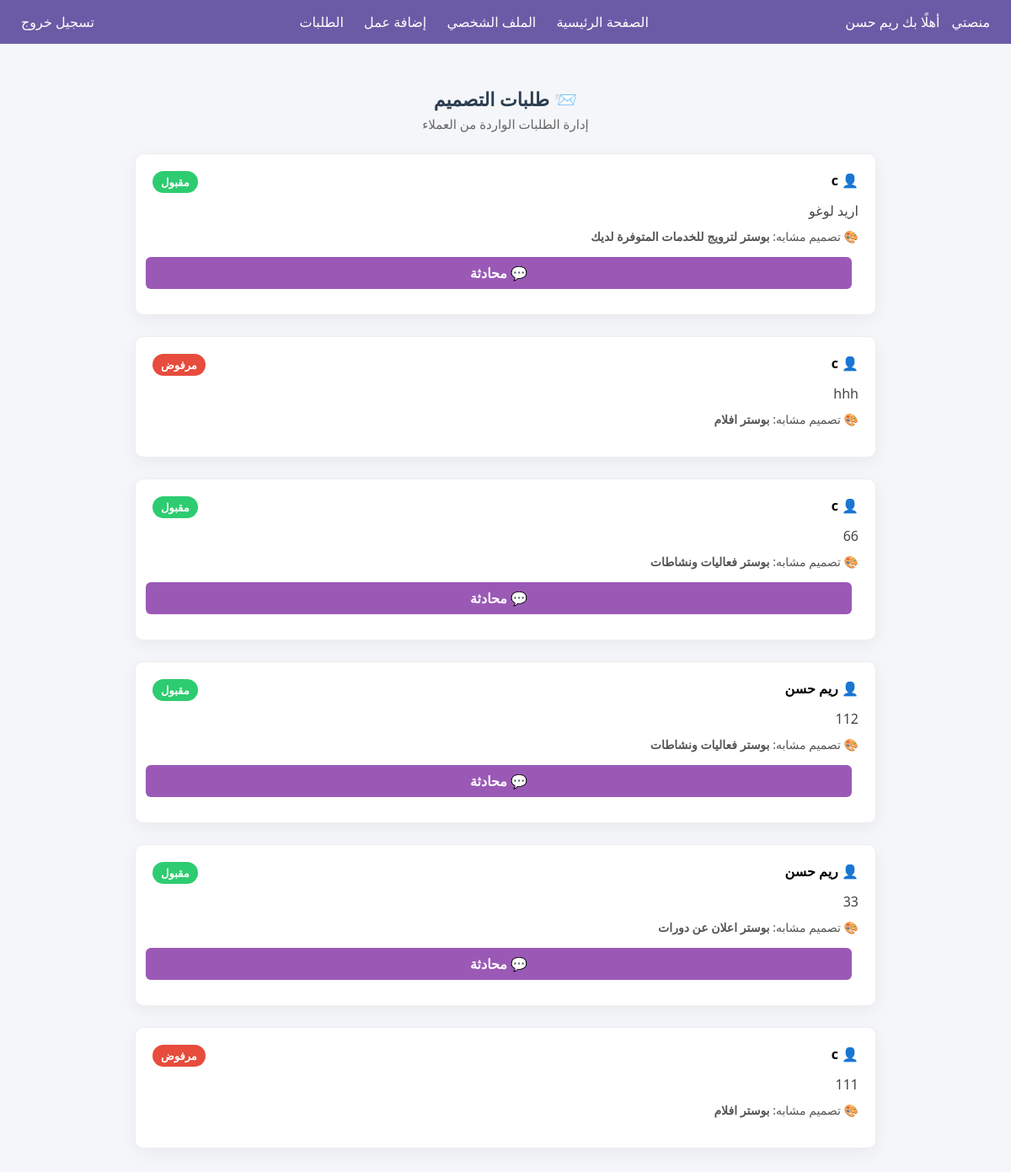
/designer/requests (signed in), run on the app's committed database.
### tables this page shows
CREATE TABLE users (
            id INTEGER PRIMARY KEY AUTOINCREMENT,
            username TEXT NOT NULL,
            email TEXT NOT NULL,
            password TEXT NOT NULL,
            role TEXT NOT NULL
        , active INTEGER DEFAULT 1, bio TEXT DEFAULT '', portfolio TEXT DEFAULT '', specialty TEXT DEFAULT '', work_type TEXT DEFAULT '', analysis_result TEXT, avatar TEXT DEFAULT NULL);

CREATE TABLE requests (
    id INTEGER PRIMARY KEY AUTOINCREMENT,
        client_id INTEGER NOT NULL,
            designer_id INTEGER NOT NULL,
                design_id INTEGER,
                    description TEXT NOT NULL,
                        status TEXT DEFAULT 'مفتوح',
                            created_at TIMESTAMP DEFAULT CURRENT_TIMESTAMP
                            , chat_enabled INTEGER DEFAULT 0);

CREATE TABLE designs (
    id INTEGER PRIMARY KEY AUTOINCREMENT,
    designer_id INTEGER,
    title TEXT,
    description TEXT,
    image_path TEXT,
    FOREIGN KEY (designer_id) REFERENCES users(id)
);

### app/designer/routes.py (the view)
@designer_bp.route('/requests')
def designer_requests():
    if not designer_required():
        flash('غير مسموح بالدخول')
        return redirect(url_for('auth.login'))
    conn = sqlite3.connect(Config.DATABASE)
    conn.row_factory = sqlite3.Row
    requests = conn.execute("""
        SELECT
            r.id,
            r.description,
            r.status,
            u.username AS client_name,
            d.title AS design_title
        FROM requests r
        JOIN users u ON r.client_id = u.id
        LEFT JOIN designs d ON r.design_id = d.id
        WHERE r.designer_id = ?
        ORDER BY r.created_at DESC
    """, (session['user_id'],)).fetchall()
    conn.close()
    return render_template(
        'designer/requests.html',
        requests=requests
    )

### app/designer/routes.py (called while the page is built)
def designer_required():
    return 'role' in session and session['role'] == 'designer'

### app/designer/templates/designer/requests.html (shortened to what this page needs)
{% extends 'base.html' %}
{% block content %}
<div class="designer-requests-page">
    <div class="page-header">
        <h2>📨 طلبات التصميم</h2>
        <p>إدارة الطلبات الواردة من العملاء</p>
    </div>
    {% if requests %}
        <div class="requests-list">
            {% for req in requests %}
            <div class="request-card">
                <div class="request-top">
                    <span class="client-name">
                        👤 {{ req['client_name'] }}
                    </span>
                    <span class="status status-{{ req['status'] }}">
                        {{ req['status'] }}
                    </span>
                </div>
                <p class="request-desc">
                    {{ req['description'] }}
                </p>
                {% if req['design_title'] %}
                <p class="design-ref">
                    🎨 تصميم مشابه: <strong>{{ req['design_title'] }}</strong>
                </p>
                {% endif %}
                <div class="request-actions">
                    {% if req['status'] == 'مفتوح' %}
                        <a href="{{ url_for('designer.accept_request', request_id=req['id']) }}" class="btn accept">قبول</a>
                        <a href="{{ url_for('designer.reject_request', request_id=req['id']) }}" class="btn reject">رفض</a>
                    {% elif req['status'] == 'مقبول' %}
                        <a href="{{ url_for('chat.chat', request_id=req['id']) }}" class="btn chat">💬 محادثة</a>
                    {% endif %}
                </div>
            </div>
            {% endfor %}
        </div>
    {% else %}
        <div class="empty-box">
            لا يوجد طلبات حاليًا
        </div>
    {% endif %}
</div>
{% endblock %}

### app/templates/base.html (shortened to what this page needs)
<!DOCTYPE html>
<html lang="ar">
<head>
    <link rel="stylesheet" href="{{ url_for('static', filename='style.css') }}">
</head>
<body>
<nav class="navbar">
    <div class="navbar-container">
        <div class="nav-left">
            <a href="/" class="logo">منصتي</a>
            {% if session.get('username') %}
                <span>أهلًا بك {{ session.get('username') }}</span>
            {% else %}
                <span>أهلًا بك زائر</span>
            {% endif %}
        </div>
        <div class="nav-center">
            <a href="{{ url_for('home.home') }}">الصفحة الرئيسية</a>
            {% if session.get('role') == 'designer' %}
                <a href="{{ url_for('designer.profile') }}">الملف الشخصي</a>
            {% endif %}
            {% if session.get('role') == 'designer' %}
                <a href="{{ url_for('designer.add_design') }}">إضافة عمل</a>
                <a href="{{ url_for('designer.designer_requests') }}">الطلبات</a>
            {% endif %}
        </div>
        <div class="nav-right">
            {% if not session.get('role') %}
                <a href="{{ url_for('auth.login') }}" class="btn-logout">تسجيل دخول</a>
            {% else %}
                <a href="{{ url_for('auth.logout') }}">تسجيل خروج</a>
            {% endif %}
        </div>
    </div>
</nav>
<main>
    {% block content %}{% endblock %}
</main>
</body>
</html>

### app/static/style.css (style rules this page uses)
* { margin: 0; padding: 0; box-sizing: border-box; font-family: 'Segoe UI', Tahoma, Geneva, Verdana, sans-serif; }
body { direction: rtl; background-color: #f5f6fa; }
.request-card, .portfolio-card { background-color: #fff; padding: 15px; margin-bottom: 10px; border-radius: 10px; box-shadow: 0 2px 8px rgba(0,0,0,0.1); }
.navbar { background: #6b5ba6; padding: 15px; color: #fff; }
.navbar-container { display: flex; justify-content: space-between; align-items: center; }
.navbar a { color: #fff; margin: 0 10px; text-decoration: none; }
.page-header { text-align: center; margin-bottom: 30px; }
.page-header h2 { font-size: 22px; font-weight: 600; margin-bottom: 8px; }
.page-header p { font-size: 14px; color: #777; }
.btn { display: block; width: 100%; padding: 12px; text-align: center; border-radius: 5px; text-decoration: none; font-weight: bold; margin-bottom: 10px; cursor: pointer; border: none; }
.page-header { text-align: center; margin-bottom: 25px; }
.page-header h2 { margin-bottom: 8px; color: #2c3e50; }
.page-header p { color: #666; font-size: 15px; }
.request-card { background: #fff; border-radius: 10px; border: 1px solid #eee; box-shadow: 0 4px 15px rgba(0,0,0,0.06); padding: 25px; }
.request-card { background: #fff; border: 1px solid #eee; border-radius: 10px; padding: 20px; box-shadow: 0 4px 12px rgba(0,0,0,0.08); transition: transform 0.3s, box-shadow 0.3s; position: relative; }
.status { padding: 5px 12px; border-radius: 6px; font-weight: bold; display: inline-block; font-size: 0.9rem; }
.status { padding: 6px 14px; border-radius: 999px; font-size: 13px; font-weight: bold; color: #fff; }
.status-مقبول { background: #10b981; }
.status-مرفوض { background: #ef4444; }

### app/designer/templates/designer/requests.html (style rules this page uses)
.designer-requests-page { max-width: 900px; margin: 40px auto; padding: 10px; }
.page-header { margin-bottom: 25px; }
.page-header h2 { margin-bottom: 5px; }
.page-header p { color: #666; }
.requests-list { display: flex; flex-direction: column; gap: 15px; }
.request-card { background: #fff; border-radius: 10px; padding: 20px; box-shadow: 0 6px 20px rgba(0,0,0,0.05); }
.request-top { display: flex; justify-content: space-between; margin-bottom: 10px; }
.client-name { font-weight: bold; }
.status { padding: 4px 10px; border-radius: 20px; font-size: 13px; color: #fff; }
.status-مقبول { background: #2ecc71; }
.status-مرفوض { background: #e74c3c; }
.request-desc { margin: 10px 0; color: #444; }
.design-ref { font-size: 14px; color: #555; }
.request-actions { margin-top: 15px; }
.btn { padding: 8px 18px; border-radius: 6px; text-decoration: none; color: white; font-weight: bold; margin-right: 8px; }
.chat { background: #9b59b6; }

### data on the page
users: get "ريم حسن"
requests: client_name "c", status "مقبول", description "اريد لوغو", design_title "بوستر لترويج للخدمات المتوفرة لديك"
requests: client_name "c", status "مرفوض", description "hhh", design_title "بوستر افلام"
requests: client_name "c", status "مقبول", description "66", design_title "بوستر فعاليات ونشاطات"
requests: client_name "ريم حسن", status "مقبول", description "112", design_title "بوستر فعاليات ونشاطات"
requests: client_name "ريم حسن", status "مقبول", description "33", design_title "بوستر اعلان عن دورات"
requests: client_name "c", status "مرفوض", description "111", design_title "بوستر افلام"
